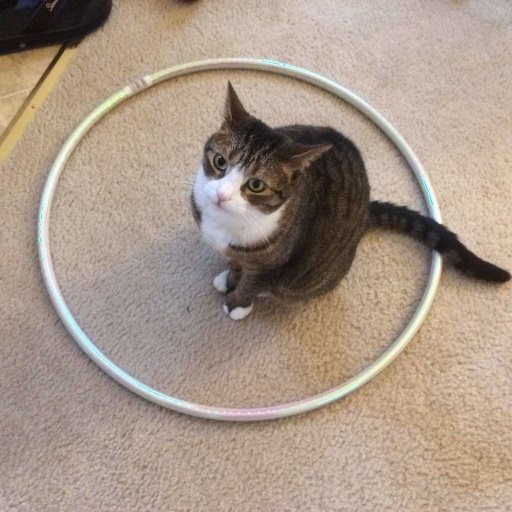
#> input picture images/cat.jpg, 512 x 512 px, found by its file name
$ python negative_image.py
#> lines starting #> are read from the running program, lines starting #| are printed output that depends on the picture
import cv2
import numpy as np
import matplotlib.pyplot as plt


def cvt_negative(image: np.array):
    return 255 - image

if __name__ == '__main__':
    image = cv2.imread('./images/cat.jpg')
#> image is the input picture: shape (512, 512, 3); mean B, G, R 136.4, 150.6, 167.4
    image = cv2.resize(image, (512, 512))

    gray_image = cv2.cvtColor(image, cv2.COLOR_BGR2GRAY)
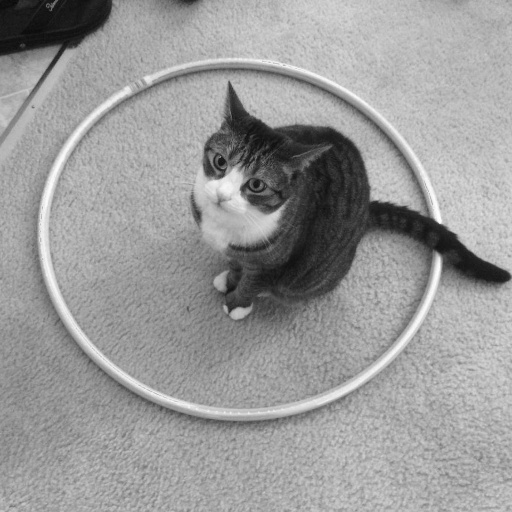
#> gray_image: shape (512, 512); min 9, max 255, mean 154
    neg_image = cvt_negative(image=gray_image)
#> in cvt_negative, `return 255 - image`:
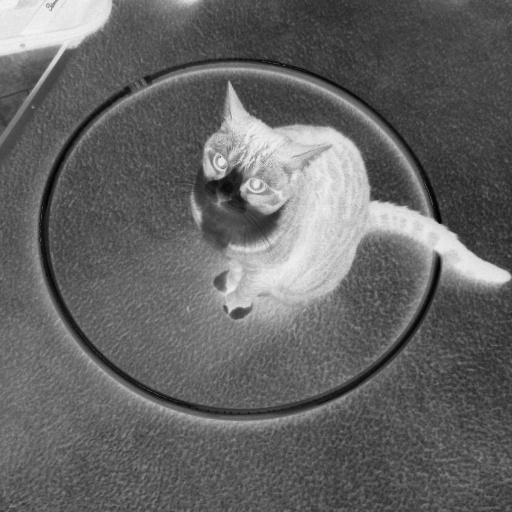
#> returned value: shape (512, 512); min 0, max 246, mean 101


    plt.subplot(1,3,1)
    plt.imshow(image)
    plt.axis('off')
    plt.title('Original Image')

    plt.subplot(1,3,2)
    plt.imshow(gray_image, cmap='gray')
    plt.axis('off')
    plt.title('Gray Image')

    plt.subplot(1,3,3)
    plt.imshow(neg_image, cmap='gray')
    plt.axis('off')
    plt.title('Negative Image')

    plt.show()
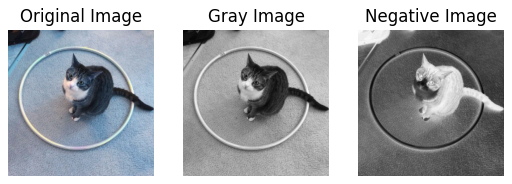
#> figure drawn by matplotlib, 3 panels; B, G, R data is drawn as R, G, B

$ run again, with images/applo17_boulder_noisy.tif saved as images/cat.jpg
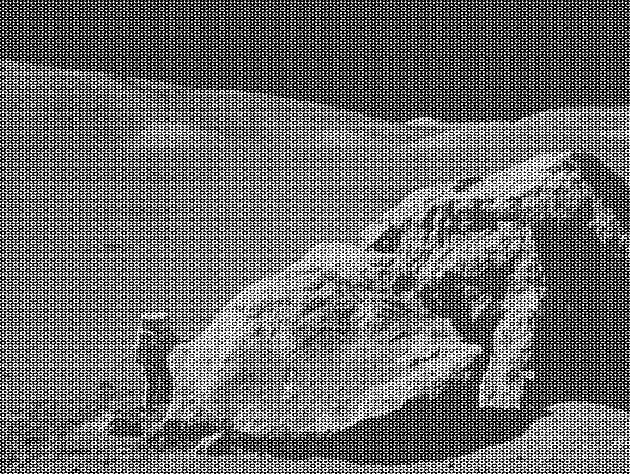
#> input picture images/applo17_boulder_noisy.tif, 630 x 474 px, found by its file name
#> image is the input picture: shape (474, 630, 3); min 0, max 255, mean 108.2
#> image: shape (512, 512, 3)
#> in cvt_negative, `return 255 - image`:
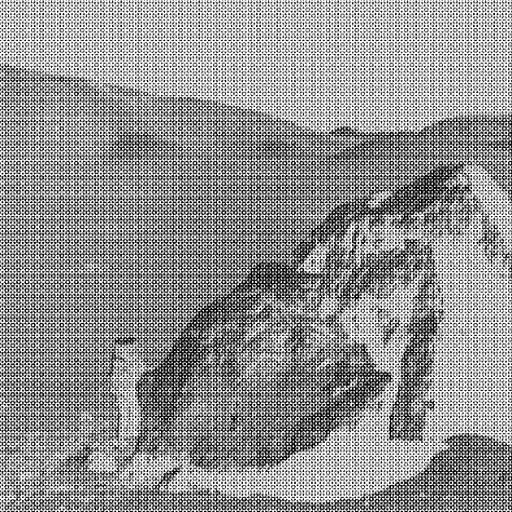
#> returned value: shape (512, 512); min 0, max 255, mean 146.9
#> `plt.show()`:
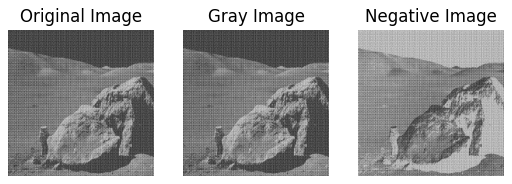
#> figure drawn by matplotlib, 3 panels
